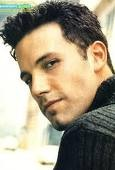
#> input picture Resources/Faces/train/Ben Afflek/1.jpg, 115 x 170 px
$ python -i pencilSketch.py   (imports and definitions only)
#> lines starting #> are read from the running program, lines starting #| are printed output that depends on the picture
#> further down, picture is the input picture: shape (170, 115, 3); mean B, G, R 130.9, 151.7, 161.1
import cv2 as cv
import os
import numpy as np
import tkinter as tk

from tkinter import filedialog
from tkinter import messagebox

from PIL import Image, ImageTk

# Store the PIL Images
images = {"original": None, "sketch": None}

def open_file():
    filePath = filedialog.askopenfilename()
    if not filePath:
        return
    img = cv.imread(filePath)
    display_image(img, original = True)
    sketch_image = convert_to_sketch(img)
    display_image(sketch_image, original=False)

def convert_to_sketch(img):
    gray_image = cv.cvtColor(img, cv.COLOR_BGR2GRAY)
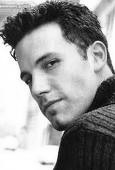
#> gray_image: shape (170, 115); min 0, max 255, mean 152.2
    inverted_image = cv.bitwise_not(gray_image)
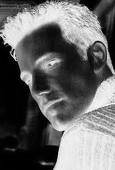
#> inverted_image: shape (170, 115); min 0, max 255, mean 102.8
    blurred_image = cv.GaussianBlur(inverted_image, (21,21), sigmaX=0, sigmaY=0)
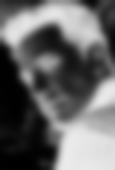
#> blurred_image: shape (170, 115); min 0, max 235, mean 103
    inverted_blur_image = cv.bitwise_not(blurred_image)
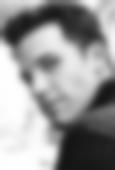
#> inverted_blur_image: shape (170, 115); min 20, max 255, mean 152
    sketch_image = cv.divide(gray_image, inverted_blur_image, scale=256.0)
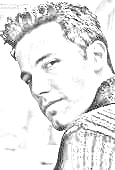
#> sketch_image: shape (170, 115); min 0, max 255, mean 230.4
    return sketch_image

def display_image(img, original):
    img_rgb = cv.cvtColor(img, cv.COLOR_BGR2RGB) if original else img
    img_pil = Image.fromarray(img_rgb)
    img_tk = ImageTk.PhotoImage(image=img_pil)

    # Storing the Image into the dictionary
    if original:
        images["original"] = img_pil
    else:
        images["sketch"] = img_pil

    label = original_image_label if original else sketch_image_label
    label.config(image=img_tk)
    label.image = img_tk

def save_sketch():
    if images["sketch"] is None:
        messagebox.showerror("Error", "No sketch to save.")
        return

    sketch_filepath = filedialog.asksaveasfilename(defaultextension=".png", filetypes=[("PNG files", "*.png")])
    if not sketch_filepath:
        return

    # Save the PIL image (sketch) to the file
    images["sketch"].save(sketch_filepath, "PNG")
    messagebox.showinfo("Saved", "Sketch saved to {}".format(sketch_filepath))


# [2 lines not run here, left out]

# [1 line that did not run here, left out]
# [1 line not run here, left out]

# [1 line that did not run here, left out]
# [1 line not run here, left out]
# [1 line that did not run here, left out]
# [1 line not run here, left out]

# [1 line that did not run here, left out]
# [1 line not run here, left out]

# [1 line that did not run here, left out]
# [1 line not run here, left out]

# [1 line that did not run here, left out]
# [3 lines not run here, left out]

>>> import cv2
>>> picture = cv2.imread('../Resources/Faces/train/Ben Afflek/1.jpg')
>>> result = convert_to_sketch(picture)

$ run again, on Resources/Faces/train/Ben Afflek/12.jpg
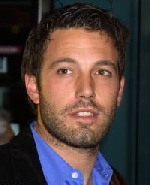
#> input picture Resources/Faces/train/Ben Afflek/12.jpg, 150 x 185 px
#> picture is the input picture: shape (185, 150, 3); mean B, G, R 60.5, 62.7, 77.8
#> in convert_to_sketch, `blurred_image = cv.GaussianBlur(inverted_image, (21,21), sigmaX=0, sig..`:
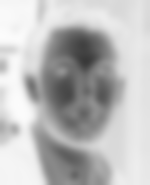
#> blurred_image: shape (185, 150); min 57, max 252, mean 188
#> in convert_to_sketch, `sketch_image = cv.divide(gray_image, inverted_blur_image, scale=256.0)`:
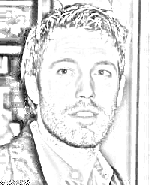
#> sketch_image: shape (185, 150); min 0, max 255, mean 224.1
